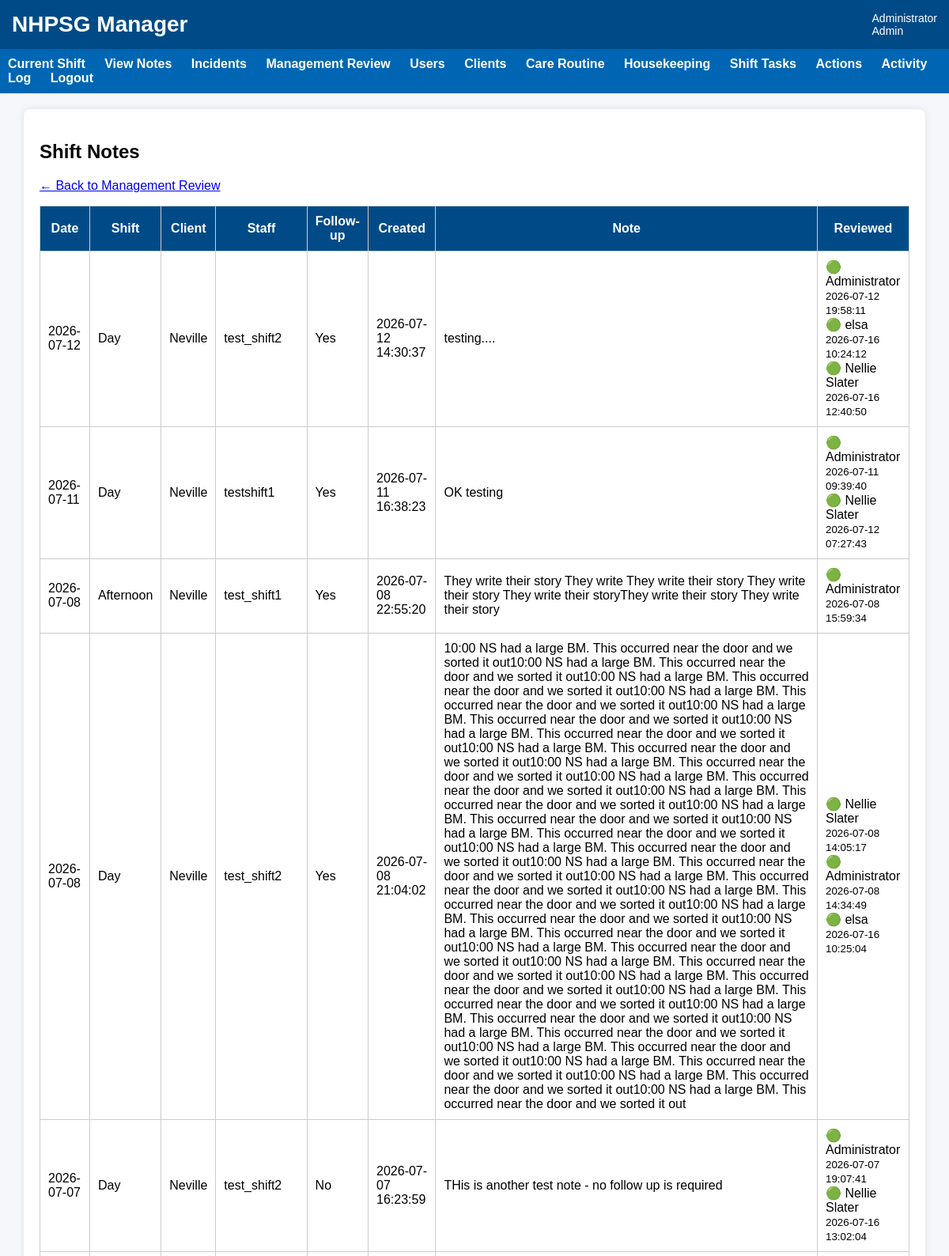
The app's page /shift-notes (signed in, upper part) with its own data.
### tables this page shows
CREATE TABLE users (
    user_id INTEGER PRIMARY KEY AUTOINCREMENT,
    username TEXT UNIQUE NOT NULL,
    password_hash TEXT NOT NULL,
    full_name TEXT NOT NULL,
    role TEXT NOT NULL,
    active INTEGER NOT NULL DEFAULT 1
, must_change_password INTEGER NOT NULL DEFAULT 0, password_reset_at TEXT, password_reset_by INTEGER, last_password_changed_at TEXT);

CREATE TABLE shift_notes (
    note_id INTEGER PRIMARY KEY AUTOINCREMENT,
    client_id INTEGER NOT NULL,
    user_id INTEGER NOT NULL,
    shift_date TEXT NOT NULL,
    shift_type TEXT NOT NULL,
    note_text TEXT NOT NULL,
    follow_up_required INTEGER NOT NULL DEFAULT 0,
    created_at TEXT DEFAULT CURRENT_TIMESTAMP
);

CREATE TABLE clients (
    client_id INTEGER PRIMARY KEY AUTOINCREMENT,
    client_name TEXT NOT NULL,
    active INTEGER NOT NULL DEFAULT 1
);

CREATE TABLE acknowledgements (
    acknowledgement_id INTEGER PRIMARY KEY AUTOINCREMENT,

    source_table TEXT NOT NULL,
    source_id INTEGER NOT NULL,

    user_id INTEGER NOT NULL,

    acknowledged_at TEXT DEFAULT CURRENT_TIMESTAMP,

    comment TEXT, acknowledgement_type TEXT DEFAULT 'Read', active INTEGER DEFAULT 1,

    UNIQUE(source_table, source_id, user_id)
);

### app.py (the view)
@app.route("/shift-notes")
def shift_notes():
    if "user_id" not in session:
        return redirect(url_for("login"))
    conn = get_db()
    notes = conn.execute("""
        SELECT
            sn.*,
            u.full_name,
            c.client_name
        FROM shift_notes sn

        JOIN users u
            ON sn.user_id = u.user_id

        JOIN clients c
            ON sn.client_id = c.client_id

        ORDER BY sn.created_at DESC
    """).fetchall()
    reviews = conn.execute("""
        SELECT
            ack.source_id AS note_id,
            ack.acknowledged_at,
            u.full_name AS reviewed_by
        FROM acknowledgements ack

        JOIN users u
            ON ack.user_id = u.user_id

        WHERE ack.source_table = 'shift_notes'
          AND ack.active = 1

        ORDER BY ack.acknowledged_at
    """).fetchall()
    current_user_reviews = conn.execute("""
        SELECT source_id AS note_id
        FROM acknowledgements
        WHERE source_table = 'shift_notes'
          AND user_id = ?
          AND active = 1
    """, (session["user_id"],)).fetchall()
    conn.close()
    reviews_by_note = {}
    for review in reviews:
        note_id = review["note_id"]
        if note_id not in reviews_by_note:
            reviews_by_note[note_id] = []
        reviews_by_note[note_id].append(review)
    reviewed_by_current_user = set()
    for review in current_user_reviews:
        reviewed_by_current_user.add(review["note_id"])
    return render_template(
        "shift_notes.html",
        notes=notes,
        reviews_by_note=reviews_by_note,
        reviewed_by_current_user=reviewed_by_current_user
    )

### app.py (called while the page is built, shortened)
@app.before_request
def enforce_session_timeout():
    if "user_id" not in session:
        return None
    if request.endpoint in [
        "static",
        "login",
        "logout",
        "session_timeout"
    ]:
        return None
    current_time = time.time()
    last_activity = session.get("last_activity")
    if last_activity is not None:
        inactive_seconds = current_time - last_activity
    session["last_activity"] = current_time
    return None

@app.context_processor
def inject_session_timeout_settings():
    return {
        "session_timeout_seconds": SESSION_TIMEOUT_SECONDS,
        "session_warning_seconds": SESSION_WARNING_SECONDS
    }

def get_db():
    print("Using database:", os.path.abspath(DB_NAME))
    conn = sqlite3.connect(DB_NAME)
    conn.row_factory = sqlite3.Row
    return conn

### templates/shift_notes.html (shortened to what this page needs)
{% extends "base.html" %}
{% block content %}
<div class="card">
    <h2>Shift Notes</h2>
    <p>
        <a href="{{ url_for("manager_review_hub") }}">
            ← Back to Management Review
        </a>
    </p>
    {% if notes %}
        <table>
            <tr>
                <th>Date</th>
                <th>Shift</th>
                <th>Client</th>
                <th>Staff</th>
                <th>Follow-up</th>
                <th>Created</th>
                <th>Note</th>
				<th>Reviewed</th>
            </tr>
            {% for note in notes %}
            <tr id="shift-note-{{ note.note_id }}">
				<td>{{ note.shift_date }}</td>
				<td>{{ note.shift_type }}</td>
				<td>{{ note.client_name }}</td>
				<td>{{ note.full_name }}</td>
				<td>{% if note.follow_up_required %}Yes{% else %}No{% endif %}</td>
				<td>{{ note.created_at }}</td>
				<td>{{ note.note_text }}</td>
				<td>
					{% if reviews_by_note.get(note.note_id) %}
						{% for review in reviews_by_note[note.note_id] %}
							🟢 {{ review.reviewed_by }}<br>
							<small>{{ review.acknowledged_at }}</small><br>
						{% endfor %}
					{% endif %}
				</td>
            </tr>
            {% endfor %}
        </table>
    {% else %}
        <p>No shift notes yet.</p>
    {% endif %}
</div>
{% endblock %}

### templates/base.html (shortened to what this page needs)
<!DOCTYPE html>
<html>
<head>
    <link rel="stylesheet"
          href="{{ url_for('static', filename='css/style.css') }}">
</head>
<body>
<div class="header">
    <div class="title">
        NHPSG Manager
    </div>
    <div class="user">
        {% if session.full_name %}
            {{ session.full_name }}
            <br>
            {{ session.role }}
        {% endif %}
    </div>
</div>
{% if session.user_id %}
<div class="nav">
    <a href="{{ url_for('dashboard') }}">
        Current Shift
    </a>
    <a href="{{ url_for('shift_notes') }}">
        View Notes
    </a>
    <a href="{{ url_for('incident_list') }}">
        Incidents
    </a>
    {% if session.role in ["Admin", "Program Manager", "Director"] %}
        <a href="{{ url_for('manager_review_hub') }}">
            Management Review
        </a>
        <a href="{{ url_for('users') }}">
            Users
        </a>
        <a href="{{ url_for('clients') }}">
            Clients
        </a>
        <a href="{{ url_for('care_tasks') }}">
            Care Routine
        </a>
        <a href="{{ url_for('housekeeping_tasks') }}">
            Housekeeping
        </a>
        <a href="{{ url_for('shift_tasks') }}">
            Shift Tasks
        </a>
        <a href="{{ url_for('actions') }}">
            Actions
        </a>
        <a href="{{ url_for('activity_log') }}">
            Activity Log
        </a>
    {% endif %}
    <a href="{{ url_for('logout') }}">
        Logout
    </a>
</div>
{% endif %}
<div class="container">
{% block content %}
{% endblock %}
</div>
</body>
</html>

### static/css/style.css (style rules this page uses)
body { font-family: Arial, Helvetica, sans-serif; margin:0; background:#f5f7fa; }
.header { background:#004b87; color:white; padding:15px; display:flex; justify-content:space-between; align-items:center; }
.title { font-size:28px; font-weight:bold; }
.user { font-size:14px; }
.nav { background:#0066b3; padding:10px; }
.nav a { color:white; text-decoration:none; margin-right:20px; font-weight:bold; }
.container { width:95%; margin:auto; margin-top:20px; }
.card { background:white; padding:20px; border-radius:8px; box-shadow:0px 0px 8px rgba(0,0,0,0.1); margin-bottom:20px; }
table { width:100%; border-collapse:collapse; }
th { background:#004b87; color:white; }
td,th { padding:10px; border:1px solid #cccccc; }

### records on screen
users: full_name "Administrator"
shift_notes: shift_date "2026-07-12", shift_type "Day", client_name "Neville", full_name "test_shift2", follow_up_required "Yes", created_at "2026-07-12 14:30:37", note_text "testing...."
acknowledgements: reviewed_by "Administrator", acknowledged_at "2026-07-12 19:58:11"
acknowledgements: reviewed_by "elsa", acknowledged_at "2026-07-16 10:24:12"
acknowledgements: reviewed_by "Nellie Slater", acknowledged_at "2026-07-16 12:40:50"
shift_notes: shift_date "2026-07-11", shift_type "Day", client_name "Neville", full_name "testshift1", follow_up_required "Yes", created_at "2026-07-11 16:38:23", note_text "OK testing"
acknowledgements: reviewed_by "Administrator", acknowledged_at "2026-07-11 09:39:40"
acknowledgements: reviewed_by "Nellie Slater", acknowledged_at "2026-07-12 07:27:43"
shift_notes: shift_date "2026-07-08", shift_type "Afternoon", client_name "Neville", full_name "test_shift1", follow_up_required "Yes", created_at "2026-07-08 22:55:20", note_text "They write their story They write They write their story They write their story They write their storyThey write their story They write their story"
acknowledgements: reviewed_by "Administrator", acknowledged_at "2026-07-08 15:59:34"
shift_notes: shift_date "2026-07-08", shift_type "Day", client_name "Neville", full_name "test_shift2", follow_up_required "Yes", created_at "2026-07-08 21:04:02", note_text "10:00 NS had a large BM. This occurred near the door and we sorted it out10:00 NS had a large BM. This occurred near the door and we sorted it out10:00 NS had a large BM. This occurred near the door and we sorted it out10:00 NS had a large BM. This occurred near the door and we sorted it out10:00 NS had a large BM. This occurred near the door and we sorted it out10:00 NS had a large BM. This occurred near the door and we sorted it out10:00 NS had a large BM. This occurred near the door and we sorted it out10:00 NS had a large BM. This occurred near the door and we sorted it out10:00 NS had a large BM. This occurred near the door and we sorted it out10:00 NS had a large BM. This occurred…"
acknowledgements: reviewed_by "Nellie Slater", acknowledged_at "2026-07-08 14:05:17"
acknowledgements: reviewed_by "Administrator", acknowledged_at "2026-07-08 14:34:49"
acknowledgements: reviewed_by "elsa", acknowledged_at "2026-07-16 10:25:04"
shift_notes: shift_date "2026-07-07", shift_type "Day", client_name "Neville", full_name "test_shift2", follow_up_required "No", created_at "2026-07-07 16:23:59", note_text "THis is another test note - no follow up is required"
acknowledgements: reviewed_by "Administrator", acknowledged_at "2026-07-07 19:07:41"
acknowledgements: reviewed_by "Nellie Slater", acknowledged_at "2026-07-16 13:02:04"

### other values on screen
{{ session.role }} "Admin"
